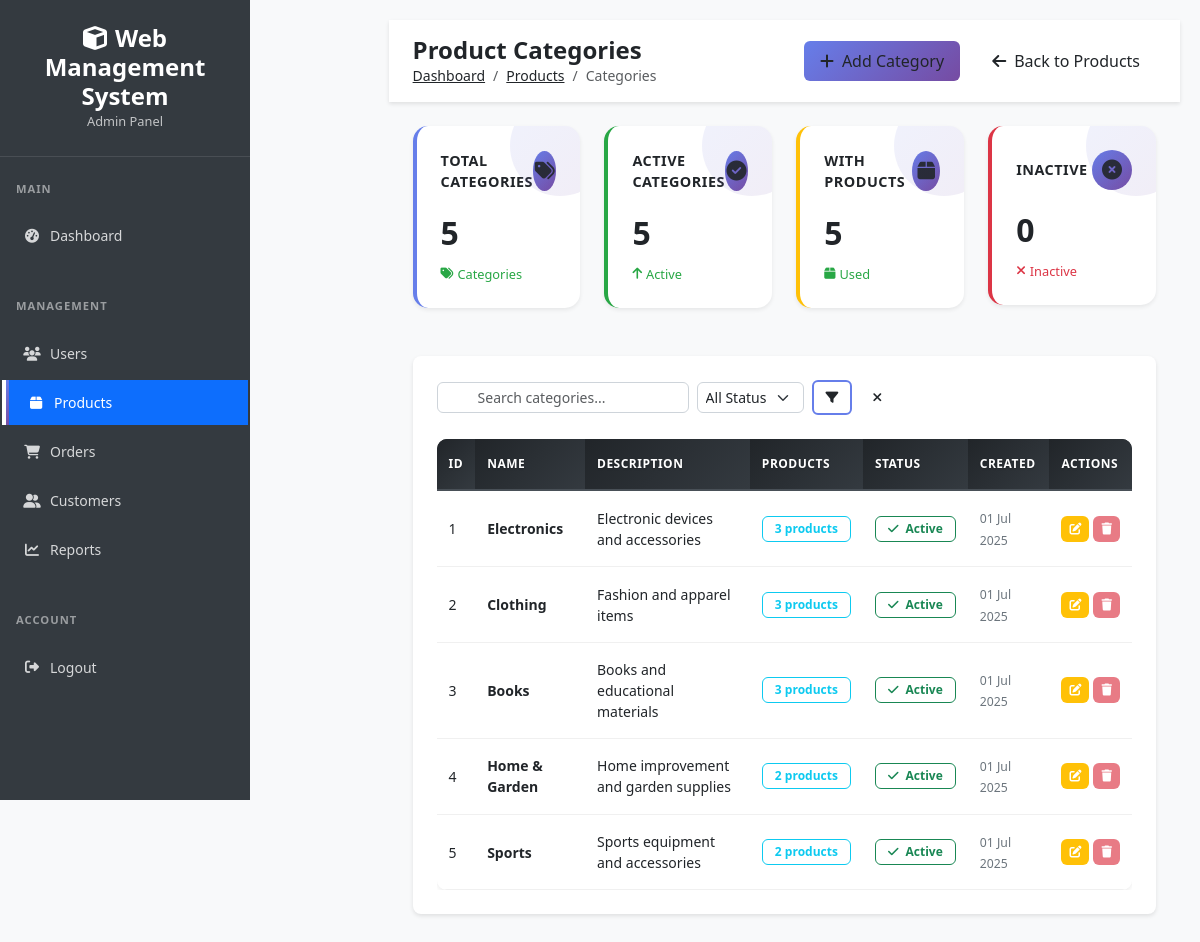
/admin/products/categories.php (signed in), run on the app's committed database.
### tables this page shows
CREATE TABLE categories (
    id INT PRIMARY KEY AUTO_INCREMENT,
    name VARCHAR(100) NOT NULL,
    description TEXT,
    is_active BOOLEAN DEFAULT TRUE,
    created_at TIMESTAMP DEFAULT CURRENT_TIMESTAMP
);

### config/database.php (called while the page is built, shortened)
<?php
class Database {
    private $host = '127.0.0.1';
    private $dbname = 'web_app_db';
    private $username = 'root';
    private $password = '';
    private $charset = 'utf8mb4';
    private $pdo;
    public function connect() {
        if ($this->pdo === null) {
            try {
                $dsn = "mysql:host={$this->host};dbname={$this->dbname};charset={$this->charset}";
                $options = [
                    PDO::ATTR_ERRMODE => PDO::ERRMODE_EXCEPTION,
                    PDO::ATTR_DEFAULT_FETCH_MODE => PDO::FETCH_ASSOC,
                    PDO::ATTR_EMULATE_PREPARES => false,
                    PDO::MYSQL_ATTR_INIT_COMMAND => "SET NAMES {$this->charset}"
                ];
                $this->pdo = new PDO($dsn, $this->username, $this->password, $options);
            } catch (PDOException $e) {
                error_log("Database connection error: " . $e->getMessage());
                die("Database connection failed. Please check configuration.");
            }
        }
        return $this->pdo;
    }
}
$database = new Database();
$pdo = $database->connect();
function getDB() {
    global $pdo;
    return $pdo;
}
function executeQuery($sql, $params = []) {
    try {
        $pdo = getDB();
        $stmt = $pdo->prepare($sql);
        $stmt->execute($params);
        return $stmt;
    } catch (PDOException $e) {
        error_log("Query error: " . $e->getMessage());
        throw new Exception("Database query failed");
    }
}
function getRecord($sql, $params = []) {
    $stmt = executeQuery($sql, $params);
    return $stmt->fetch();
}
function getRecords($sql, $params = []) {
    $stmt = executeQuery($sql, $params);
    return $stmt->fetchAll();
}
?>

### includes/functions.php (called while the page is built, shortened)
<?php
require_once dirname(__DIR__) . '/config/database.php';
function formatDate($date, $format = DISPLAY_DATE_FORMAT) {
    return date($format, strtotime($date));
}
?>

### admin/products/categories.php (the view, shortened to what this page needs)
<?php
require_once '../../includes/functions.php';
$search = $_GET['search'] ?? '';
$status_filter = $_GET['status'] ?? '';
$page = max(1, (int)($_GET['page'] ?? 1));
$per_page = RECORDS_PER_PAGE;
$where_conditions = [];
$params = [];
$where_clause = !empty($where_conditions) ? 'WHERE ' . implode(' AND ', $where_conditions) : '';
$offset = ($page - 1) * $per_page;
$sql = "SELECT c.*,
               (SELECT COUNT(*) FROM products p WHERE p.category_id = c.id) as product_count
        FROM categories c
        $where_clause
        ORDER BY c.created_at DESC
        LIMIT $per_page OFFSET $offset";
$categories = getRecords($sql, $params);
$category_stats = [
    'total_categories' => getRecord("SELECT COUNT(*) as count FROM categories")['count'],
    'active_categories' => getRecord("SELECT COUNT(*) as count FROM categories WHERE is_active = 1")['count'],
    'inactive_categories' => getRecord("SELECT COUNT(*) as count FROM categories WHERE is_active = 0")['count'],
    'categories_with_products' => getRecord("SELECT COUNT(DISTINCT category_id) as count FROM products WHERE category_id IS NOT NULL")['count']
];
?>
<!DOCTYPE html>
<html lang="en">
<head>
    <?php
    include '../../includes/header.php';
    ?>
</head>
<body class="admin-body">
    <div class="admin-container">
        <?php include '../../includes/admin_sidebar.php'; ?>
        <main class="admin-content">
            <header class="admin-header">
                <div class="header-left">
                    <h1>Product Categories</h1>
                    <nav aria-label="breadcrumb">
                        <ol class="breadcrumb">
                            <li class="breadcrumb-item"><a href="<?= BASE_URL ?>/admin/dashboard.php">Dashboard</a></li>
                            <li class="breadcrumb-item"><a href="index.php">Products</a></li>
                            <li class="breadcrumb-item active">Categories</li>
                        </ol>
                    </nav>
                </div>
                <div class="header-controls">
                    <button type="button" class="btn btn-primary" data-bs-toggle="modal" data-bs-target="#categoryModal">
                        <i class="fas fa-plus me-2"></i>Add Category
                    </button>
                    <a href="index.php" class="btn btn-outline-secondary">
                        <i class="fas fa-arrow-left me-2"></i>Back to Products
                    </a>
                </div>
            </header>
            <div class="admin-main">
                <div class="row mb-4">
                    <div class="col-xl-3 col-md-6 mb-4">
                        <div class="stat-card-admin">
                            <div class="stat-header">
                                <div class="stat-title">Total Categories</div>
                                <div class="stat-icon-admin">
                                    <i class="fas fa-tags"></i>
                                </div>
                            </div>
                            <div class="stat-value"><?= number_format($category_stats['total_categories']) ?></div>
                            <div class="stat-change positive">
                                <i class="fas fa-tags"></i> Categories
                            </div>
                        </div>
                    </div>
                    <div class="col-xl-3 col-md-6 mb-4">
                        <div class="stat-card-admin success">
                            <div class="stat-header">
                                <div class="stat-title">Active Categories</div>
                                <div class="stat-icon-admin">
                                    <i class="fas fa-check-circle"></i>
                                </div>
                            </div>
                            <div class="stat-value"><?= number_format($category_stats['active_categories']) ?></div>
                            <div class="stat-change positive">
                                <i class="fas fa-arrow-up"></i> Active
                            </div>
                        </div>
                    </div>
                    <div class="col-xl-3 col-md-6 mb-4">
                        <div class="stat-card-admin warning">
                            <div class="stat-header">
                                <div class="stat-title">With Products</div>
                                <div class="stat-icon-admin">
                                    <i class="fas fa-box"></i>
                                </div>
                            </div>
                            <div class="stat-value"><?= number_format($category_stats['categories_with_products']) ?></div>
                            <div class="stat-change positive">
                                <i class="fas fa-box"></i> Used
                            </div>
                        </div>
                    </div>
                    <div class="col-xl-3 col-md-6 mb-4">
                        <div class="stat-card-admin danger">
                            <div class="stat-header">
                                <div class="stat-title">Inactive</div>
                                <div class="stat-icon-admin">
                                    <i class="fas fa-times-circle"></i>
                                </div>
                            </div>
                            <div class="stat-value"><?= number_format($category_stats['inactive_categories']) ?></div>
                            <div class="stat-change negative">
                                <i class="fas fa-times"></i> Inactive
                            </div>
                        </div>
                    </div>
                </div>
                <div class="admin-table-container">
                    <div class="table-header">
                        <div class="table-actions">
                            <form method="GET" action="" class="d-flex gap-2 align-items-center">
                                <div class="search-box">
                                    <input type="text"
                                           name="search"
                                           class="form-control form-control-sm"
                                           placeholder="Search categories..."
                                           value="<?= htmlspecialchars($search) ?>">
                                </div>
                                <select name="status" class="form-select form-select-sm" style="width: auto;">
                                    <option value="">All Status</option>
                                </select>
                                <button type="submit" class="btn btn-outline-primary btn-sm">
                                    <i class="fas fa-filter"></i>
                                </button>
                                <a href="categories.php" class="btn btn-outline-secondary btn-sm">
                                    <i class="fas fa-times"></i>
                                </a>
                            </form>
                        </div>
                    </div>
                    <div class="table-responsive">
                        <table class="table admin-table" id="categoriesTable">
                            <thead>
                                <tr>
                                    <th>ID</th>
                                    <th>Name</th>
                                    <th>Description</th>
                                    <th>Products</th>
                                    <th>Status</th>
                                    <th>Created</th>
                                    <th>Actions</th>
                                </tr>
                            </thead>
                            <tbody>
                                <?php if (empty($categories)): ?>
                                    <tr>
                                        <td colspan="7" class="text-center py-4">
                                            <div class="admin-empty-state">
                                                <i class="fas fa-tags empty-icon"></i>
                                                <div class="empty-title">No Categories Found</div>
                                                <div class="empty-description">
                                                    <?php if (!empty($search) || !empty($status_filter)): ?>
                                                        Try adjusting your search criteria or filters.
                                                    <?php else: ?>
                                                        Start by adding your first category.
                                                    <?php endif; ?>
                                                </div>
                                                <button type="button" class="btn btn-primary mt-3" data-bs-toggle="modal" data-bs-target="#categoryModal">
                                                    <i class="fas fa-plus me-2"></i>Add Category
                                                </button>
                                            </div>
                                        </td>
                                    </tr>
                                <?php else: ?>
                                    <?php foreach ($categories as $category): ?>
                                        <tr>
                                            <td><?= $category['id'] ?></td>
                                            <td>
                                                <strong><?= htmlspecialchars($category['name']) ?></strong>
                                            </td>
                                            <td>
                                                <?= htmlspecialchars($category['description'] ?: '-') ?>
                                            </td>
                                            <td>
                                                <span class="badge bg-info">
                                                    <?= $category['product_count'] ?> products
                                                </span>
                                            </td>
                                            <td>
                                                <span class="badge <?= $category['is_active'] ? 'bg-success' : 'bg-danger' ?>">
                                                    <i class="fas fa-<?= $category['is_active'] ? 'check' : 'times' ?> me-1"></i>
                                                    <?= $category['is_active'] ? 'Active' : 'Inactive' ?>
                                                </span>
                                            </td>
                                            <td>
                                                <small class="text-muted">
                                                    <?= formatDate($category['created_at'], 'd M Y') ?>
                                                </small>
                                            </td>
                                            <td>
                                                <div class="table-actions">
                                                    <a href="categories.php?edit=<?= $category['id'] ?>"
                                                       class="btn btn-sm btn-action edit"
                                                       title="Edit Category">
                                                        <i class="fas fa-edit"></i>
                                                    </a>
                                                    <?php if ($category['product_count'] == 0): ?>
                                                        <button type="button"
                                                                class="btn btn-sm btn-action delete"
                                                                title="Delete Category"
                                                                onclick="confirmDelete(<?= $category['id'] ?>, '<?= htmlspecialchars($category['name']) ?>')">
                                                            <i class="fas fa-trash"></i>
                                                        </button>
                                                    <?php else: ?>
                                                        <button type="button"
                                                                class="btn btn-sm btn-action delete disabled"
                                                                title="Cannot delete category with products"
                                                                disabled>
                                                            <i class="fas fa-trash"></i>
                                                        </button>
                                                    <?php endif; ?>
                                                </div>
                                            </td>
                                        </tr>
                                    <?php endforeach; ?>
                                <?php endif; ?>
                            </tbody>
                        </table>
                    </div>
                </div>
            </div>
        </main>
    </div>
</body>
</html>

### data on the page
categories: id "1", name "Electronics", description "Electronic devices and accessories", product_count "3", is_active 1 (drawn), created_at "01 Jul 2025"
categories: id "2", name "Clothing", description "Fashion and apparel items", product_count "3", is_active 1 (drawn), created_at "01 Jul 2025"
categories: id "3", name "Books", description "Books and educational materials", product_count "3", is_active 1 (drawn), created_at "01 Jul 2025"
categories: id "4", name "Home & Garden", description "Home improvement and garden supplies", product_count "2", is_active 1 (drawn), created_at "01 Jul 2025"
categories: id "5", name "Sports", description "Sports equipment and accessories", product_count "2", is_active 1 (drawn), created_at "01 Jul 2025"

### other printed values
APP_NAME "Web Management System"
$category_stats['total_categories'] "5"
$category_stats['active_categories'] "5"
$category_stats['categories_with_products'] "5"
$category_stats['inactive_categories'] "0"
